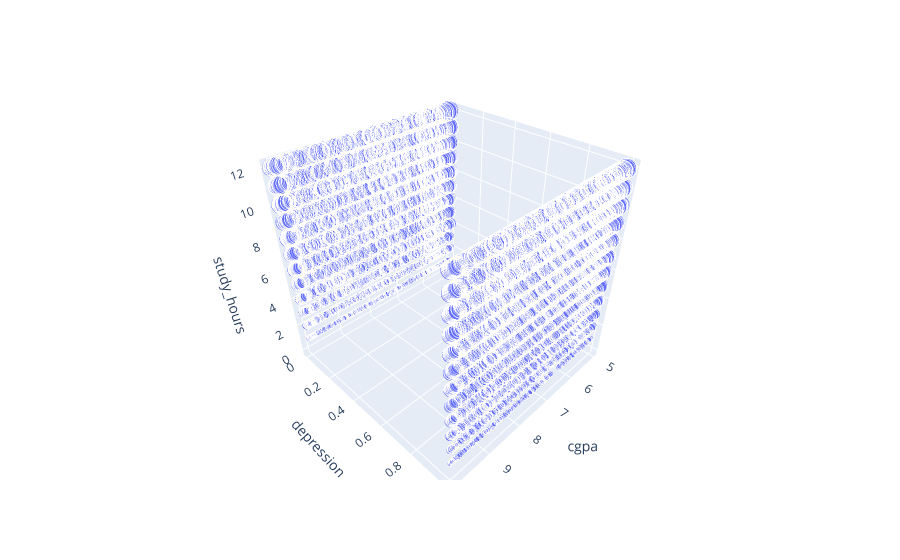

Write notebook code for a chart like this one.
### Markdown cell above
Observations:
1. The dots float up into the air, spreading out vertically based on study hours
2. Spaces between dots increase
3. Curse of dimensionality is present with sample size

### Code cell
## Visualize 3 Features
col_cod_X = 'cgpa'
col_cod_y = col_y
col_cod_z = 'study_hours'

fig = px.scatter_3d(df_cod, 
                    x=col_cod_X, 
                    y=col_cod_y, 
                    z=col_cod_z,
                    size=col_cod_z)
fig.show()

### Figure 1 — Plotly figure (JSON) as saved in the notebook; plotly's stock layout.template omitted (floating-point values rounded to 4 significant figures; data arrays with more than 128 entries replaced by an {"elided": "..."} marker saying what was removed)
{"data": [{"hovertemplate": "cgpa=%{x}<br>depression=%{y}<br>study_hours=%{marker.size}<extra></extra>", "legendgroup": "", "marker": {"color": "#636efa", "size": {"elided": "21752 float values"}, "sizemode": "area", "sizeref": 0.03, "symbol": "circle"}, "mode": "markers", "name": "", "scene": "scene", "showlegend": false, "type": "scatter3d", "x": {"elided": "21752 float values"}, "y": {"elided": "21752 int values"}, "z": {"elided": "21752 float values"}}], "layout": {"legend": {"itemsizing": "constant", "tracegroupgap": 0}, "margin": {"t": 60}, "scene": {"domain": {"x": [0, 1], "y": [0, 1]}, "xaxis": {"title": {"text": "cgpa"}}, "yaxis": {"title": {"text": "depression"}}, "zaxis": {"title": {"text": "study_hours"}}}}}
